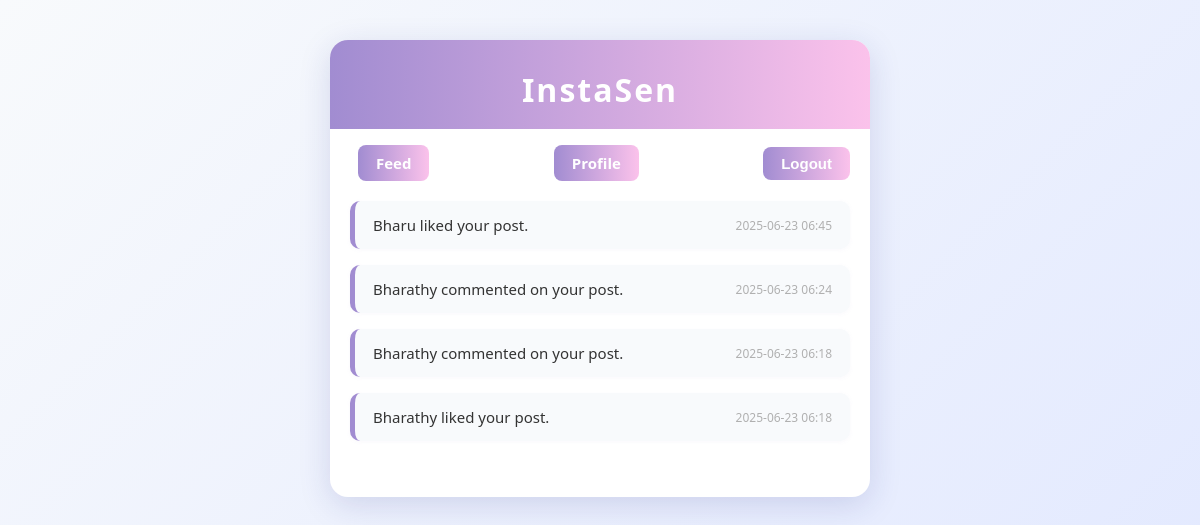
The page /notifications (signed in) on the database its author committed.
### models.py (models this page shows)
class Notification(db.Model):
    id = db.Column(db.Integer, primary_key=True)
    user_id = db.Column(db.Integer, db.ForeignKey('user.id'), nullable=False)  # recipient
    message = db.Column(db.String(255), nullable=False)
    is_read = db.Column(db.Boolean, default=False)
    timestamp = db.Column(db.DateTime, default=datetime.utcnow)

### main.py (the view)
@main_bp.route('/notifications')
@login_required
def notifications():
    notifs = Notification.query.filter_by(user_id=current_user.id).order_by(Notification.timestamp.desc()).all()
    for notif in notifs:
        notif.is_read = True
    db.session.commit()
    return render_template('notifications.html', notifications=notifs)

### app.py (called while the page is built)
@login_manager.user_loader
def load_user(user_id):
    return User.query.get(int(user_id))

### templates/notifications.html (shortened to what this page needs)
<!DOCTYPE html>
<html lang="en">
<head>
</head>
<body>
    <div class="container">
        <div class="header">
            <h2>InstaSen</h2>
        </div>
        <div class="nav">
            <a href="{{ url_for('main.feed') }}">Feed</a>
            <a href="{{ url_for('main.profile', username=current_user.username) }}">Profile</a>
            <form method="post" action="{{ url_for('auth.logout') }}" style="display:inline;">
                <button type="submit">Logout</button>
            </form>
        </div>
        <div class="notifs-list">
            {% for notif in notifications %}
                <div class="notif {% if not notif.is_read %}unread{% endif %}">
                    <span class="notif-message">{{ notif.message }}</span>
                    <span class="notif-time">{{ notif.timestamp.strftime('%Y-%m-%d %H:%M') }}</span>
                </div>
            {% else %}
                <p style="text-align:center; color:#888;">No notifications yet.</p>
            {% endfor %}
        </div>
    </div>
</body>
</html>

### templates/notifications.html (style rules this page uses)
body { background: linear-gradient(135deg, #f8fafc 0%, #e0e7ff 100%); font-family: 'Segoe UI', Arial, sans-serif; min-height: 100vh; margin: 0; }
.container { max-width: 540px; margin: 40px auto; background: #fff; border-radius: 18px; box-shadow: 0 8px 32px 0 rgba(31, 38, 135, 0.15); overflow: hidden; padding-bottom: 20px; }
.header { padding: 28px 20px 18px 20px; background: linear-gradient(90deg, #a18cd1 0%, #fbc2eb 100%); text-align: center; }
.header h2 { margin: 0; font-size: 2rem; color: #fff; letter-spacing: 2px; font-weight: 700; }
.nav { display: flex; justify-content: space-between; align-items: center; padding: 16px 20px 0 20px; }
.nav a, .nav form button { background: linear-gradient(90deg, #a18cd1 0%, #fbc2eb 100%); color: #fff; border: none; border-radius: 8px; font-size: 15px; font-weight: 600; padding: 8px 18px; text-decoration: none; margin-left: 8px; cursor: pointer; transition: background 0.2s, transform 0.1s; }
.notifs-list { padding: 20px; }
.notif { background: #f8fafc; border-radius: 10px; margin-bottom: 16px; padding: 14px 18px; box-shadow: 0 1px 4px 0 rgba(161, 140, 209, 0.06); display: flex; align-items: center; justify-content: space-between; border-left: 5px solid #a18cd1; }
.notif-message { font-size: 15px; color: #333; }
.notif-time { color: #b0b0b0; font-size: 12px; margin-left: 16px; white-space: nowrap; }

### rows shown on the page
Notification: message "Bharu liked your post.", timestamp "2025-06-23 06:45"
Notification: message "Bharathy commented on your post.", timestamp "2025-06-23 06:24"
Notification: message "Bharathy commented on your post.", timestamp "2025-06-23 06:18"
Notification: message "Bharathy liked your post.", timestamp "2025-06-23 06:18"
